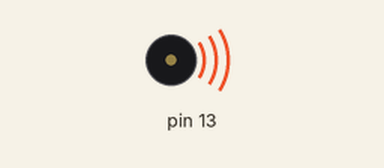
The sketch below on a simulated Arduino Uno, built with avr-gcc and run on an emulated ATmega328P. Parts: buzzer (waves = sounding).

Above: at 1.8 s.
At 4.6 s:
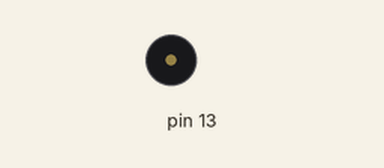
Timing chart, 0 to 5.5 s (numbered marks = the images above):
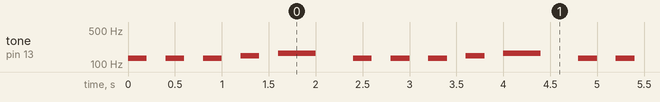

The sketch:

programme4.ino
```cpp
void setup() {
  pinMode(13, OUTPUT); // 13ème broche de la carte en mode sortie
}

void loop() {
  tone(13, 131, 200);
  delay(400);
  tone(13, 131, 200);
  delay(400);
  tone(13, 131, 200);
  delay(400);
  tone(13, 147, 200);
  delay(400);
  tone(13, 165, 400);
  delay(800);
}
```

Measured:
- by itself, tone on pin 13: repeats every 2.4 s: 2 × (silent 0.20 s, 131 Hz 0.20 s), silent 0.20 s, 147 Hz 0.20 s, silent 0.20 s, 165 Hz 0.40 s, silent 0.40 s, 131 Hz 0.20 s
